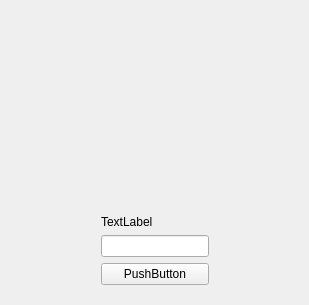
<?xml version="1.0" encoding="UTF-8"?>
<ui version="4.0">
 <class>LoginUi</class>
 <widget class="QWidget" name="LoginUi">
  <property name="windowModality">
   <enum>Qt::NonModal</enum>
  </property>
  <property name="geometry">
   <rect>
    <x>0</x>
    <y>0</y>
    <width>309</width>
    <height>305</height>
   </rect>
  </property>
  <property name="sizePolicy">
   <sizepolicy hsizetype="Fixed" vsizetype="Fixed">
    <horstretch>0</horstretch>
    <verstretch>0</verstretch>
   </sizepolicy>
  </property>
  <property name="windowTitle">
   <string>Login</string>
  </property>
  <layout class="QGridLayout" name="gridLayout">
   <property name="bottomMargin">
    <number>20</number>
   </property>
   <item row="2" column="1">
    <widget class="QLabel" name="label">
     <property name="text">
      <string>TextLabel</string>
     </property>
    </widget>
   </item>
   <item row="4" column="1">
    <widget class="QPushButton" name="pushButton">
     <property name="text">
      <string>PushButton</string>
     </property>
    </widget>
   </item>
   <item row="0" column="1">
    <spacer name="verticalSpacer">
     <property name="orientation">
      <enum>Qt::Vertical</enum>
     </property>
     <property name="sizeHint" stdset="0">
      <size>
       <width>20</width>
       <height>40</height>
      </size>
     </property>
    </spacer>
   </item>
   <item row="3" column="0">
    <spacer name="horizontalSpacer">
     <property name="orientation">
      <enum>Qt::Horizontal</enum>
     </property>
     <property name="sizeHint" stdset="0">
      <size>
       <width>40</width>
       <height>20</height>
      </size>
     </property>
    </spacer>
   </item>
   <item row="3" column="2">
    <spacer name="horizontalSpacer_2">
     <property name="orientation">
      <enum>Qt::Horizontal</enum>
     </property>
     <property name="sizeHint" stdset="0">
      <size>
       <width>40</width>
       <height>20</height>
      </size>
     </property>
    </spacer>
   </item>
   <item row="3" column="1">
    <widget class="QLineEdit" name="lineEdit"/>
   </item>
   <item row="1" column="1">
    <layout class="QVBoxLayout" name="verticalLayout"/>
   </item>
  </layout>
 </widget>
 <resources/>
 <connections/>
</ui>
